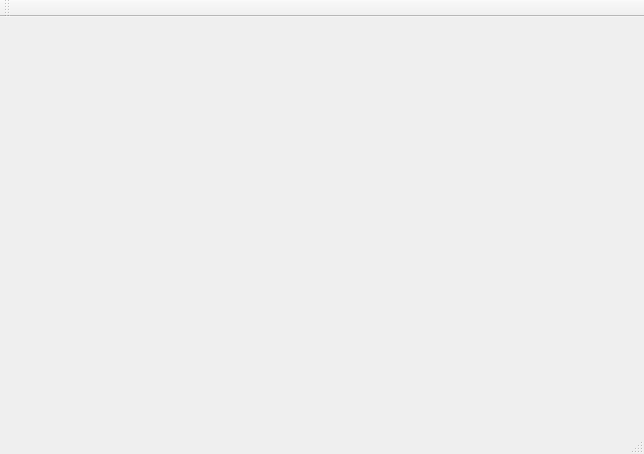
<?xml version="1.0" encoding="UTF-8"?>
<ui version="4.0">
 <class>MainWindow</class>
 <widget class="QMainWindow" name="MainWindow">
  <property name="geometry">
   <rect>
    <x>0</x>
    <y>0</y>
    <width>644</width>
    <height>454</height>
   </rect>
  </property>
  <property name="windowTitle">
   <string>MainWindow</string>
  </property>
  <widget class="QWidget" name="centralWidget"/>
  <widget class="QMenuBar" name="menuBar">
   <property name="geometry">
    <rect>
     <x>0</x>
     <y>0</y>
     <width>644</width>
     <height>21</height>
    </rect>
   </property>
  </widget>
  <widget class="QToolBar" name="mainToolBar">
   <attribute name="toolBarArea">
    <enum>TopToolBarArea</enum>
   </attribute>
   <attribute name="toolBarBreak">
    <bool>false</bool>
   </attribute>
  </widget>
  <widget class="QStatusBar" name="statusBar"/>
 </widget>
 <layoutdefault spacing="6" margin="11"/>
 <resources/>
 <connections/>
</ui>
